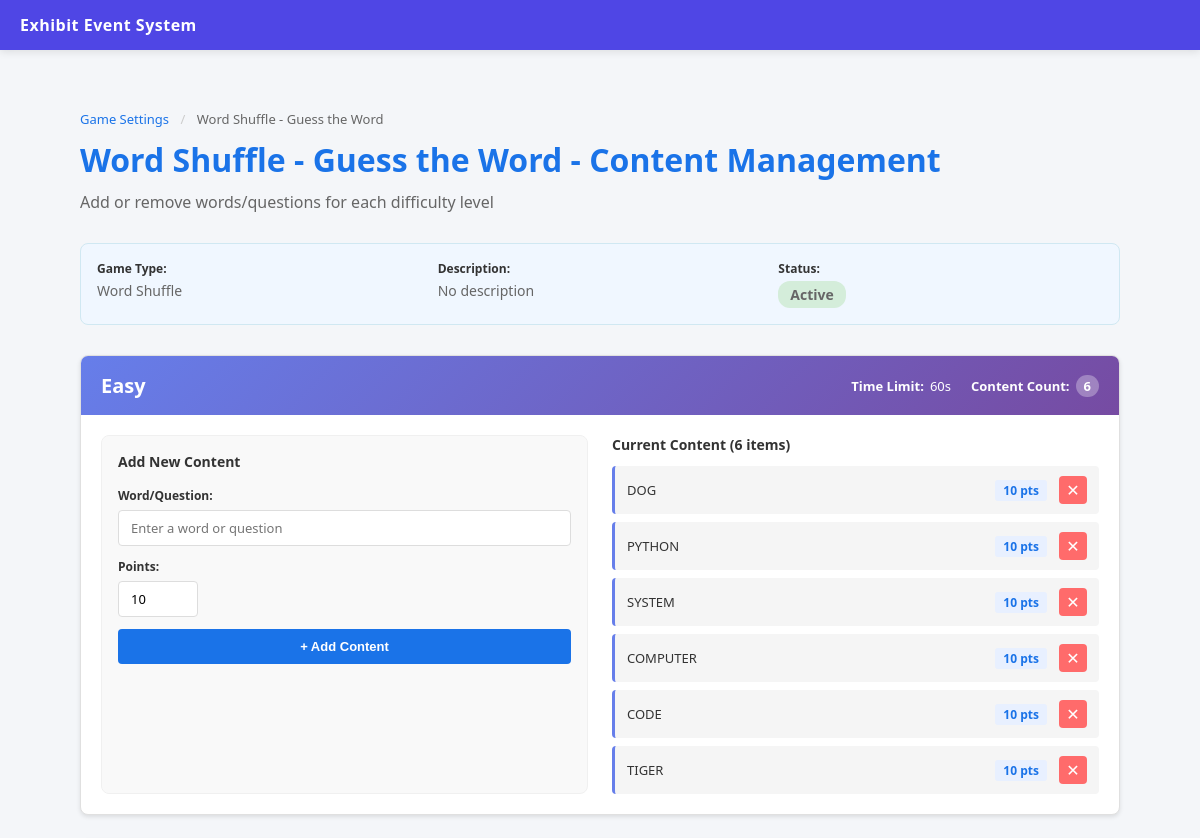
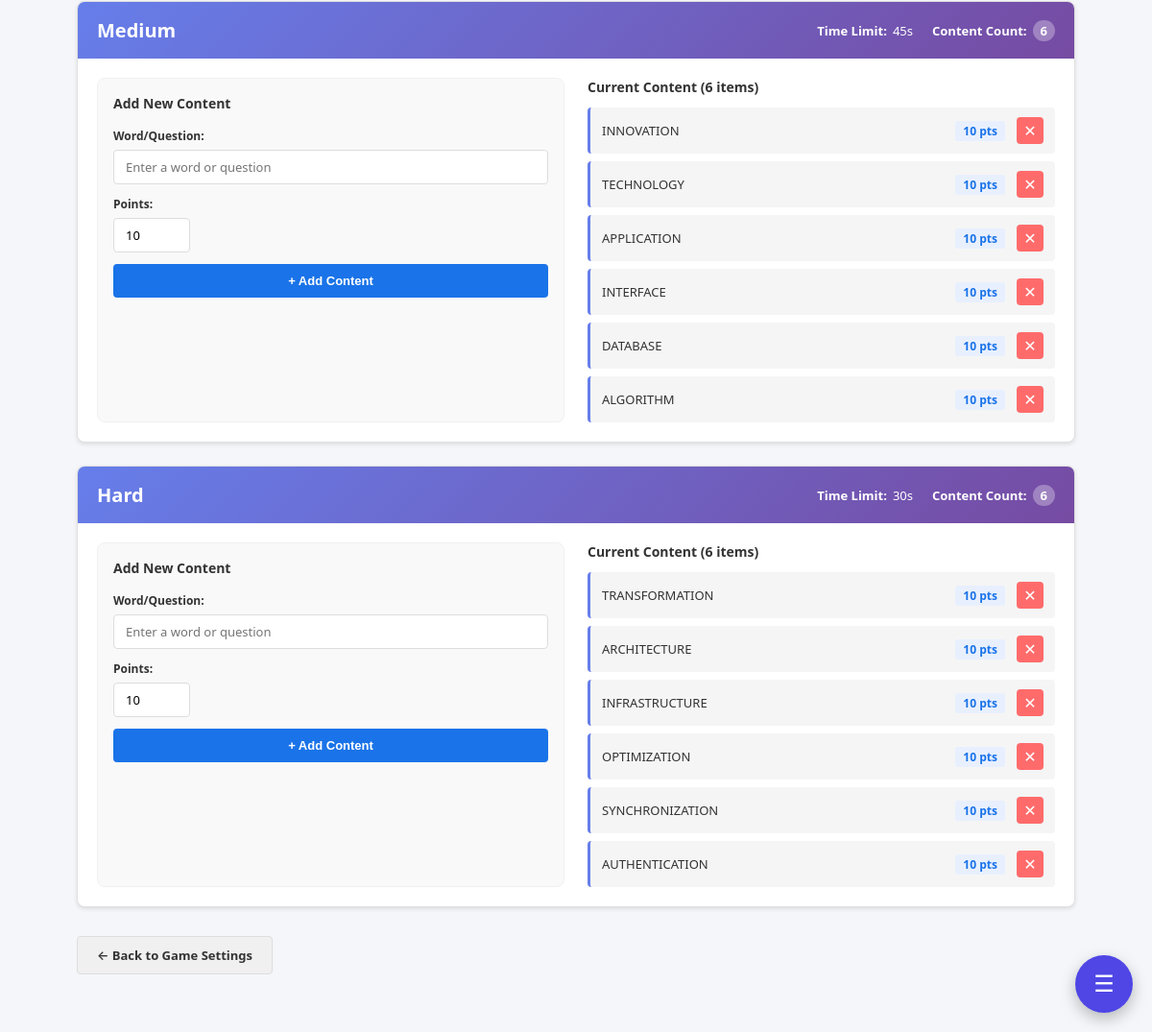
/adminpanel/staff/game-content/manage/2/ (signed in), run on the app's committed database (2 pictures, top to bottom).
### games/models.py (models this page shows, shortened)
class GameConfig(models.Model):
    GAME_TYPE_CHOICES = (
        ('memory', 'Memory Game'),
        ('word_shuffle', 'Word Shuffle'),
        ('quiz', 'Quiz'),
        ('reaction', 'Reaction Game'),
    )
    event = models.ForeignKey(Event, on_delete=models.CASCADE)
    game_type = models.CharField(max_length=50, choices=GAME_TYPE_CHOICES)
    title = models.CharField(max_length=255)
    default_time_limit = models.IntegerField(default=60)
    is_active = models.BooleanField(default=True)

class GameLevel(models.Model):
    game_config = models.ForeignKey(GameConfig, on_delete=models.CASCADE)
    name = models.CharField(max_length=100)
    time_limit_seconds = models.IntegerField()
    max_score = models.IntegerField()
    difficulty_order = models.IntegerField(default=1)

class GameContent(models.Model):
    CONTENT_TYPE_CHOICES = (
        ('word', 'Word'),
        ('question', 'Question'),
        ('memory_pair', 'Memory Pair'),
        ('custom_data', 'Custom Data'),
    )
    game_config = models.ForeignKey(GameConfig, on_delete=models.CASCADE)
    level = models.ForeignKey(GameLevel, on_delete=models.CASCADE)
    content_type = models.CharField(max_length=30, choices=CONTENT_TYPE_CHOICES)
    data = models.JSONField()
    points = models.IntegerField(default=10)
    is_active = models.BooleanField(default=True)

### apps/core/views.py (the view)
# urls.py: path('staff/game-content/manage/<int:game_id>/', views.manage_game_content, name='manage_game_content'),
@login_required
def manage_game_content(request, game_id):
    if not request.user.is_staff:
        return redirect('exhibitor_login')
    from games.models import GameConfig, GameLevel, GameContent
    event = Event.objects.filter(is_active=True).first()
    if not event:
        return render(request, 'staff/error.html', {
            'error': 'No active event'
        })
    game = GameConfig.objects.get(id=game_id, event=event)
    levels = game.gamelevel_set.all().order_by('difficulty_order')
    content_by_level = {}
    for level in levels:
        content = level.gamecontent_set.all()
        content_by_level[level.id] = {
            'level': level,
            'content': content,
            'count': content.count(),
        }
    context = {
        'event': event,
        'game': game,
        'levels': levels,
        'content_by_level': content_by_level,
    }
    return render(request, 'staff/manage_game_content.html', context)

### templates/staff/manage_game_content.html (shortened to what this page needs)
{% extends 'base/base.html' %}
{% block content %}
<div class="staff-container">
    <div class="staff-header">
        <div class="breadcrumb">
            <a href="{% url 'game_settings' %}" class="breadcrumb-link">Game Settings</a>
            <span class="breadcrumb-separator">/</span>
            <span>{{ game.title }}</span>
        </div>
        <h1>{{ game.title }} - Content Management</h1>
        <p class="subtitle">Add or remove words/questions for each difficulty level</p>
    </div>
    <div class="game-overview">
        <div class="overview-item">
            <label>Game Type:</label>
            <span>{{ game.get_game_type_display }}</span>
        </div>
        <div class="overview-item">
            <label>Description:</label>
            <span>{{ game.description|default:"No description" }}</span>
        </div>
        <div class="overview-item">
            <label>Status:</label>
            <span class="badge {% if game.is_active %}badge-active{% else %}badge-inactive{% endif %}">
                {% if game.is_active %}Active{% else %}Inactive{% endif %}
            </span>
        </div>
    </div>
    {% if content_by_level %}
    <div class="levels-container">
        {% for level_id, level_data in content_by_level.items %}
        <div class="level-section">
            <div class="level-header">
                <h2>{{ level_data.level.name }}</h2>
                <div class="level-meta">
                    <span class="meta-item">
                        <strong>Time Limit:</strong> {{ level_data.level.time_limit_seconds }}s
                    </span>
                    <span class="meta-item">
                        <strong>Content Count:</strong> <span class="count-badge">{{ level_data.count }}</span>
                    </span>
                </div>
            </div>
            <div class="level-content">
                <div class="add-content-form">
                    <h3>Add New Content</h3>
                    <form id="form-level-{{ level_id }}">
                        <div class="form-group">
                            <label for="content-input-{{ level_id }}">
                                Word/Question:
                            </label>
                            <input
                                type="text"
                                id="content-input-{{ level_id }}"
                                class="form-input"
                                placeholder="Enter a word or question"
                                maxlength="100"
                            />
                        </div>
                        <div class="form-group">
                            <label for="points-input-{{ level_id }}">
                                Points:
                            </label>
                            <input
                                type="number"
                                id="points-input-{{ level_id }}"
                                class="form-input"
                                value="10"
                                min="1"
                                max="100"
                                style="width: 80px;"
                            />
                        </div>
                        <button
                            type="button"
                            class="btn btn-add"
                            data-level-id="{{ level_id }}"
                            data-level-name="{{ level_data.level.name }}"
                        >
                            + Add Content
                        </button>
                    </form>
                </div>
                <div class="content-list">
                    <h3>Current Content ({{ level_data.count }} items)</h3>
                    {% if level_data.content %}
                    <div class="content-items">
                        {% for item in level_data.content %}
                        <div class="content-item" id="content-{{ item.id }}">
                            <div class="content-main">
                                <span class="content-text">{{ item.data.word }}</span>
                                <span class="content-points">{{ item.points }} pts</span>
                            </div>
                            <button
                                type="button"
                                class="btn-delete"
                                data-content-id="{{ item.id }}"
                                title="Delete this content"
                            >
                                ✕
                            </button>
                        </div>
                        {% endfor %}
                    </div>
                    {% else %}
                    <p class="empty-message">No content added yet for this level</p>
                    {% endif %}
                </div>
            </div>
        </div>
        {% endfor %}
    </div>
    {% else %}
    <div class="alert alert-info">
        No difficulty levels found for this game. Create levels using Django admin or management commands.
    </div>
    {% endif %}
    <div class="actions">
        <a href="{% url 'game_settings' %}" class="btn btn-secondary">
            ← Back to Game Settings
        </a>
    </div>
</div>
{% endblock %}

### templates/base/base.html (style rules this page uses)
:root { --bg: #f4f6f9; --card: #ffffff; --text: #1a1a1a; --accent: #4f46e5; --border: #e5e7eb; --overlay: rgba(0,0,0,0.4); }
* { box-sizing: border-box; }
body { margin: 0; font-family: system-ui, -apple-system, sans-serif; background: var(--bg); color: var(--text); transition: background 0.25s ease, color 0.25s ease; }

### templates/staff/manage_game_content.html (style rules this page uses)
.staff-container { max-width: 1200px; margin: 0 auto; padding: 20px; }
.breadcrumb { font-size: 13px; color: #666; margin-bottom: 10px; }
.breadcrumb-link { color: #1a73e8; text-decoration: none; cursor: pointer; }
.breadcrumb-separator { margin: 0 8px; color: #ccc; }
.staff-header { margin-bottom: 30px; }
.staff-header h1 { font-size: 32px; font-weight: 600; margin: 0 0 10px 0; color: #1a73e8; }
.subtitle { color: #666; font-size: 16px; margin: 0; }
.game-overview { background: #f0f7ff; border: 1px solid #d0e8f2; border-radius: 8px; padding: 16px; margin-bottom: 30px; display: grid; grid-template-columns: repeat(auto-fit, minmax(200px, 1fr)); gap: 16px; }
.overview-item { display: flex; flex-direction: column; }
.overview-item label { font-weight: 600; color: #333; font-size: 12px; margin-bottom: 4px; }
.overview-item span { color: #666; font-size: 14px; }
.badge { display: inline-block; padding: 4px 12px; border-radius: 12px; font-size: 12px; font-weight: 600; width: fit-content; }
.badge-active { background: #d4edda; color: #155724; }
.levels-container { display: flex; flex-direction: column; gap: 24px; margin-bottom: 30px; }
.level-section { background: white; border: 1px solid #e0e0e0; border-radius: 8px; overflow: hidden; box-shadow: 0 2px 4px rgba(0, 0, 0, 0.1); }
.level-header { background: linear-gradient(135deg, #667eea 0%, #764ba2 100%); color: white; padding: 16px 20px; display: flex; justify-content: space-between; align-items: center; flex-wrap: wrap; gap: 16px; }
.level-header h2 { margin: 0; font-size: 20px; font-weight: 600; }
.level-meta { display: flex; gap: 20px; font-size: 13px; }
.meta-item { display: flex; gap: 6px; align-items: center; }
.meta-item strong { font-weight: 600; }
.count-badge { background: rgba(255, 255, 255, 0.3); padding: 2px 8px; border-radius: 12px; font-weight: 600; }
.level-content { padding: 20px; display: grid; grid-template-columns: 1fr 1fr; gap: 24px; }
.add-content-form { background: #f9f9f9; padding: 16px; border-radius: 8px; border: 1px solid #f0f0f0; }
.add-content-form h3 { margin: 0 0 16px 0; font-size: 14px; font-weight: 600; color: #333; }
.form-group { margin-bottom: 12px; }
.form-group label { display: block; font-size: 12px; font-weight: 600; color: #333; margin-bottom: 6px; }
.form-input { width: 100%; padding: 8px 12px; border: 1px solid #ddd; border-radius: 4px; font-size: 13px; font-family: inherit; box-sizing: border-box; transition: border-color 0.3s ease; }
.btn-add { width: 100%; padding: 10px 16px; background: #1a73e8; color: white; border: none; border-radius: 4px; cursor: pointer; font-size: 13px; font-weight: 600; transition: background 0.3s ease; }
.content-list { flex: 1; }
.content-list h3 { margin: 0 0 12px 0; font-size: 14px; font-weight: 600; color: #333; }
.content-items { display: flex; flex-direction: column; gap: 8px; max-height: 400px; overflow-y: auto; }
.content-item { background: #f5f5f5; padding: 10px 12px; border-radius: 4px; display: flex; justify-content: space-between; align-items: center; gap: 12px; font-size: 13px; border-left: 3px solid #667eea; transition: all 0.3s ease; animation: slideUp 0.3s ease; }
.content-main { flex: 1; display: flex; justify-content: space-between; align-items: center; gap: 12px; min-width: 0; }
.content-text { color: #333; font-weight: 500; word-break: break-word; flex: 1; }
.content-points { background: #e8f0ff; color: #1a73e8; padding: 2px 8px; border-radius: 3px; font-weight: 600; font-size: 12px; white-space: nowrap; }
.btn-delete { background: #ff6b6b; color: white; border: none; width: 28px; height: 28px; border-radius: 4px; cursor: pointer; font-size: 16px; display: flex; align-items: center; justify-content: center; transition: all 0.3s ease; flex-shrink: 0; }
.actions { display: flex; gap: 10px; margin-top: 20px; }
.btn { padding: 10px 20px; border: none; border-radius: 4px; cursor: pointer; font-size: 13px; font-weight: 600; text-decoration: none; display: inline-block; transition: all 0.3s ease; }
.btn-secondary { background: #f0f0f0; color: #333; border: 1px solid #ddd; }

### data on the page
GameConfig: title "Word Shuffle - Guess the Word", game_type "Word Shuffle"
GameLevel: level.name "Easy", level.time_limit_seconds "60", count "6"
GameContent: data.word "DOG", points "10"
GameContent: data.word "PYTHON", points "10"
GameContent: data.word "SYSTEM", points "10"
GameContent: data.word "COMPUTER", points "10"
GameContent: data.word "CODE", points "10"
GameContent: data.word "TIGER", points "10"
GameLevel: level.name "Medium", level.time_limit_seconds "45", count "6"
GameContent: data.word "INNOVATION", points "10"
GameContent: data.word "TECHNOLOGY", points "10"
GameContent: data.word "APPLICATION", points "10"
GameContent: data.word "INTERFACE", points "10"
GameContent: data.word "DATABASE", points "10"
GameContent: data.word "ALGORITHM", points "10"
GameLevel: level.name "Hard", level.time_limit_seconds "30", count "6"
GameContent: data.word "TRANSFORMATION", points "10"
GameContent: data.word "ARCHITECTURE", points "10"
GameContent: data.word "INFRASTRUCTURE", points "10"
GameContent: data.word "OPTIMIZATION", points "10"
GameContent: data.word "SYNCHRONIZATION", points "10"
GameContent: data.word "AUTHENTICATION", points "10"

### other printed values
{{ game.description|default:"No description" }} "No description"
